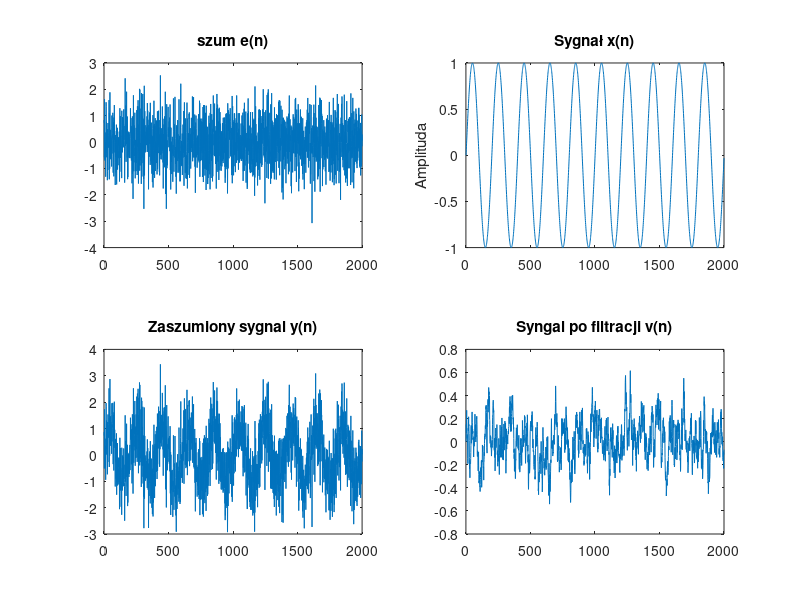
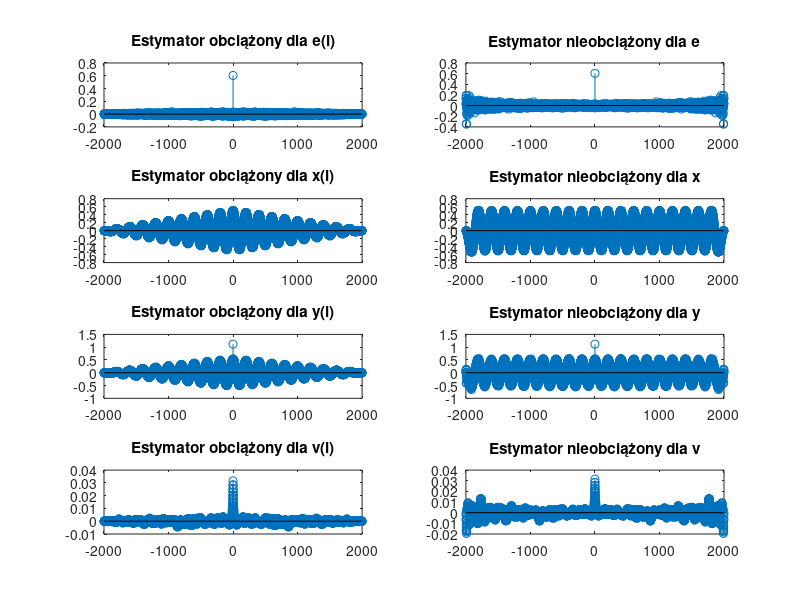
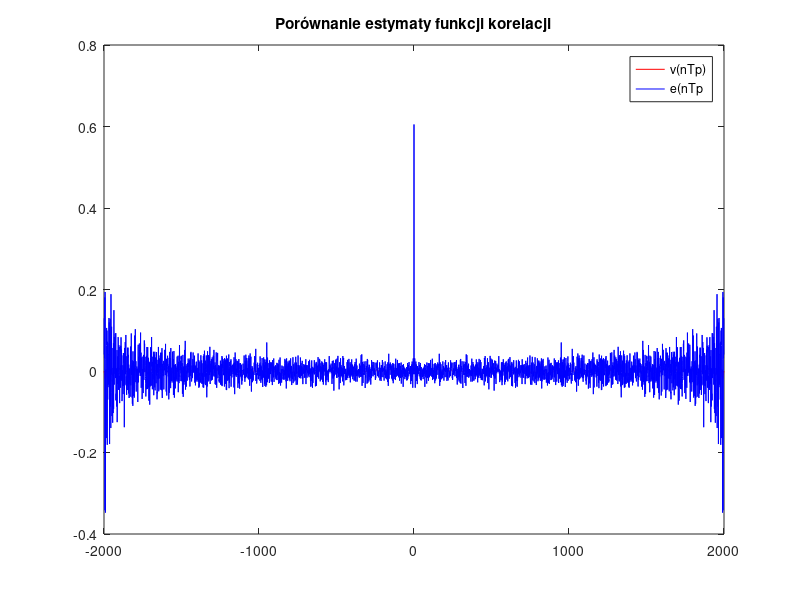

MATLAB code for these plots, in order:
%LAB 1_3

%Zmienne
std = sqrt(0.64);
Tp = 0.001;
N = 2000;
H = tf([0.1], [1 -0.9], Tp);
tn = [0:N-1]*Tp;

%"Definicja sygnałów
e = std*randn(1, N);
x = sin(2*pi * 5*tn);
y = sin(2*pi * 5*tn) + e;
v = lsim(H, e, tn);

%Plot
figure
subplot(2,2,1);
plot(e);
title('szum e(n)');

subplot(2,2,2);
plot(x);
title('Sygnał x(n)');
ylabel('Amplituda');


subplot(2,2,3);
plot(y);
title('Zaszumiony sygnal y(n)');

subplot(2,2,4);
plot(v);
title('Syngal po filtracji v(n)');

%"OBLICZANIE estymatora funkcji autokorelacji - Ocena stopnia korelacji między kolejnymi próbkami w sygnale 
ac_e = xcorr(e, 'unbiased');
ac_x = xcorr(x, 'unbiased');
ac_y = xcorr(y, 'unbiased');
ac_v = xcorr(v, 'unbiased');

%"Własność W1 - symetria względem przesunięcia zerowego 
%%Estymator obciążony dla całego zakresu 
aco_e = xcorr(e, 'biased');
aco_x = xcorr(x, 'biased');
aco_y = xcorr(y, 'biased');
aco_v = xcorr(v, 'biased');

%%dla i [-(N-1); N-1]
i_val = -(N-1):(N-1);

%ODP:
%%*Estymator funkcji dla każdego z sygnałów jest symetryczny względem 0, co
%potwierdza własność W1.
%%*Spełniona jest własność W2, tzn. wartość sygnału w próbce i = 0 jest
%największa
%%*Spełniona jest własność W3, tzn. wartość estymatora szumu e w próbce i=0
%równa jest wariancji szumu, wartości estymatora funkcji poza argumentem=0
% są zbliżone od 0

%"RÓŻNICA w przebiegu funkcji autokorelacji przy zastosowaniu estymatora
%obciążonego i nieobciążonego 
figure 
subplot(4, 2, 1);
stem(i_val, aco_e);
title('Estymator obciążony dla e(i)')

subplot(4, 2, 2)
stem(i_val, ac_e);
title('Estymator nieobciążony dla e')

subplot(4, 2, 3);
stem(i_val, aco_x);
title('Estymator obciążony dla x(i)')

subplot(4, 2, 4)
stem(i_val, ac_x);
title('Estymator nieobciążony dla x')

subplot(4, 2, 5);
stem(i_val, aco_y);
title('Estymator obciążony dla y(i)')

subplot(4, 2, 6)
stem(i_val, ac_y);
title('Estymator nieobciążony dla y')

subplot(4, 2, 7);
stem(i_val, aco_v);
title('Estymator obciążony dla v(i)')

subplot(4, 2, 8)
stem(i_val, ac_v);
title('Estymator nieobciążony dla v')
%%ODP: *Estymator nieobciążony daje większe wartości korelacji dla dużych
%przesunięć i

%"ESTYMATA funkcji autokorelacji sygnału v i e
figure;
plot(i_val, ac_v, 'r');
hold on;
plot(i_val, ac_e, 'b');
hold off;
title('Porównanie estymaty funkcji korelacji')
legend('v(nTp)', 'e(nTp');
%%ODP: Oba estymatory wykazują wzrost wartości wokół tych samych próbek
%%czasu, co świadczy o ich skorelowaniu.w

%"OBLICZENIE i wykreślenie estymatora funkcji korelacji wzajemnej sygnałów
%y(nTp) i x(nTp).





